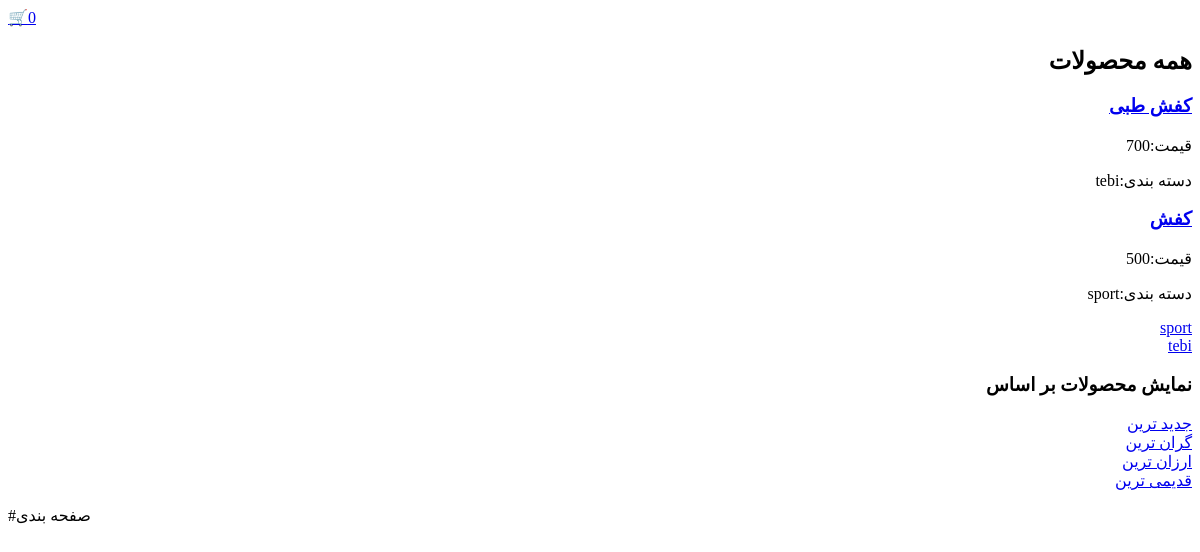
Before: /shop/products/ with the older database file.
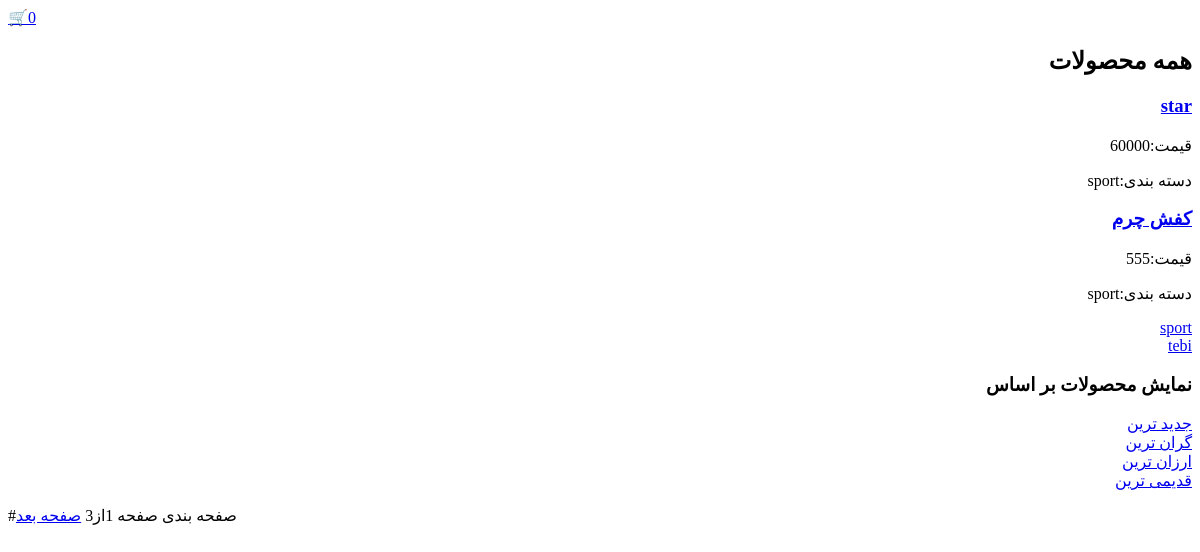
After: the same page with the newer database file.
### shop/models.py (models this page shows, shortened)
class Product(models.Model):
    category = models.ForeignKey(Category, on_delete=models.CASCADE, related_name='products')
    name = models.CharField(max_length=200)
    slug = models.SlugField(max_length=200)
    description = models.TextField(max_length=2000)
    inventory = models.PositiveIntegerField(default=0)
    weight = models.PositiveIntegerField(default=0)
    price = models.PositiveIntegerField(default=0)
    discount_start = models.DateTimeField(blank=True, null=True) #تاریخ شروع تخفیف
    discount_end = models.DateTimeField(blank=True, null=True)  # تاریخ پایان تخفیف
    off = models.PositiveIntegerField(default=0) #مقدار درصدی تخفیف
    created = models.DateTimeField(auto_now_add=True)
    update = models.DateTimeField(auto_now=True)
    class Meta:
        ordering = ['-created']
        indexes = [
            models.Index(fields=['id', 'slug']),
            models.Index(fields=['name']),
            models.Index(fields=['-created'])
        ]
    def get_absolute_url(self):
        return reverse('shop:product_detail', args=[self.pk, self.slug])
    def is_discount_active(self):
        now = timezone.now()
        return self.discount_start and self.discount_end and self.discount_start<= now <= self.discount_end
    def get_final_price(self):
        if self.is_discount_active():
            off_amount = (self.get_final_discount_percent() / 100) * self.price
            return int(self.price - off_amount)
        return self.price

class Category(models.Model):
    name = models.CharField(max_length=200)
    slug = models.SlugField(max_length=200, unique=True)
    off = models.PositiveIntegerField(default=0)
    class Meta:
        ordering = ['name']
        indexes = [
            models.Index(fields=['name'])
        ]
    def get_absolute_url(self):
        return reverse('shop:products_list_by_category', args=[self.slug])

### shop/views.py (the view)
# urls.py: path('products/', product_list, name='products_list'),
def product_list(request, category_slug=None):
    products = Product.objects.all()
    selected_category = None
    sort_by = request.GET.get('sort_by')
    categories = Category.objects.all()
    if category_slug:
        selected_category = get_object_or_404(Category, slug=category_slug)
        products = products.filter(category=selected_category)
    if sort_by == "created":
        products = products.order_by('-created')
    elif sort_by == "new_price":
        products = products.order_by('-price')
    elif sort_by == "price":
        products = products.order_by('price')
    elif sort_by == "created":
        products = products.order_by('created')
    paginator = Paginator(products, 2)
    page_numer = request.GET.get('page')
    products_page = paginator.get_page(page_numer)
    context = {
        'products': products_page,
        'selected_category': selected_category,
        'categories': categories
    }
    return render(request, 'shop/product_list.html', context)

### cart/cart.py (called while the page is built)
    def __len__(self):
        return sum(item['quantity'] for item in self.cart.values())

### cart/context_processors.py (called while the page is built)
def cart_context(request):
    return {'cart': Cart(request)}

### shop/templates/shop/product_list.html (shortened to what this page needs)
{% extends 'parent/base.html' %}
{% block content %}
<form dir="rtl">
    <h2>{%if selected_category%} محصولات دسته{{selected_category.name}}{%else%}همه محصولات{%endif%}
    </h2>
    {% for product in products%}
        <div>
            <h3><a href="{{ product.get_absolute_url }}">{{product.name}}</a></h3>
            <p>قیمت:{{product.get_final_price}}</p>
            <p>دسته بندی:{{product.category.name}}</p>
        </div>
        {%empty%}
            <p>محصولی یافت نشد</p>
    {%endfor%}
    {% for category in categories%}
        <a href="{{ category.get_absolute_url }}">{{category.name}}</a><br>
    {% endfor %}
            <div>
            <h3>نمایش محصولات بر اساس</h3>
            <a href="?sort_by=created"> جدید ترین </a><br>
            <a href="?sort_by=new_price"> گران ترین </a><br>
            <a href="?sort_by=price"> ارزان ترین </a><br>
            <a href="?sort_by=oldest"> قدیمی ترین </a><br>
        </div>
</form>
#صفحه بندی
{% if products.has_other_pages %}
    <span> صفحه {{products.number}}از{{products.paginator.num_pages}}</spanصفحه>
    {% if products.has_next %}
        <a href="?page={{products.next_page_number}}">صفحه بعد</a>
    {% endif %}
{% endif %}
{% endblock %}

Changed rows visible on the page:
no longer on this page (row unchanged): Product: name "کفش طبی", get_final_price "700", category.name "tebi"
no longer on this page (row unchanged): Product: name "کفش", get_final_price "500", category.name "sport"
added Product: name "star", get_final_price "60000", category.name "sport"
added Product: name "کفش چرم", get_final_price "555", category.name "sport"
Other visible differences:
{{ products.number }}: (not shown) → "1"
{{ products.paginator.num_pages }}: (not shown) → "3"
text now shown: "صفحه از صفحه بعد"
